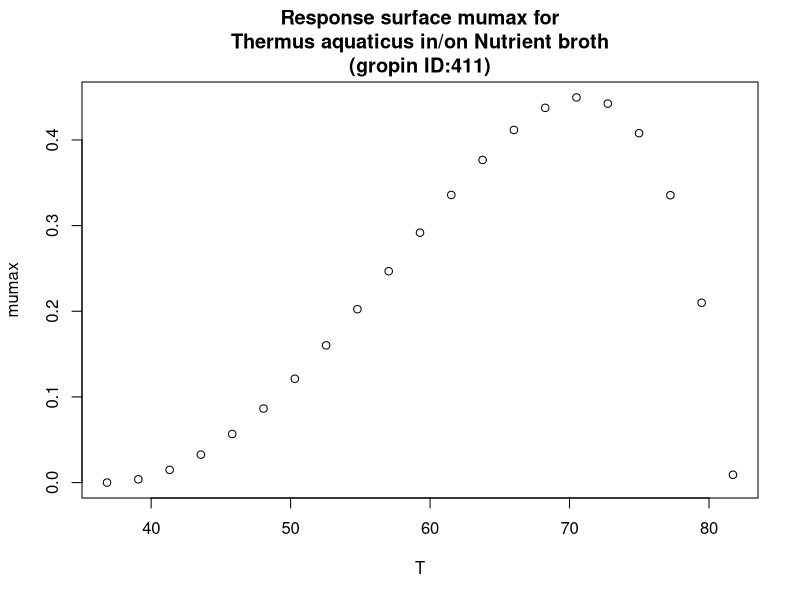

Source code (R):
#############################
# start of Parameter script
#############################
T <- seq(36.8368,81.7182817182817,length.out=21)
#############################
# end of Parameter script
#############################
############################# 
# start of Model script Gropin ID 411 
#############################
 
# constant coefficients for this model
 
variables <- data.frame(T)
argumentsPar <- expand.grid(variables)
 
# heart of the model
response_surface <- function(T) {
   mumax <-(4.5*(10^-1)*(T-81.8)*((T-36.8)^2))/((70.9-36.8)*((70.9-36.8)*(T-70.9)-(70.9-81.8)*(70.9+36.8-2*T)))

return(mumax=mumax)
} 

# output parameters
responseSurface <- cbind(argumentsPar,response_surface(argumentsPar['T']))
colnames(responseSurface) <- c(colnames(argumentsPar),'mumax')
#############################
# End of Model script
#############################
############################# 
# start of Visualisation script Gropin ID 411 
#############################
plot(T,responseSurface$'mumax',xlab='T',
                          ylab='mumax',main='Response surface mumax for
Thermus aquaticus in/on Nutrient broth
(gropin ID:411)')
#############################
# End of Visualisation script
#############################
